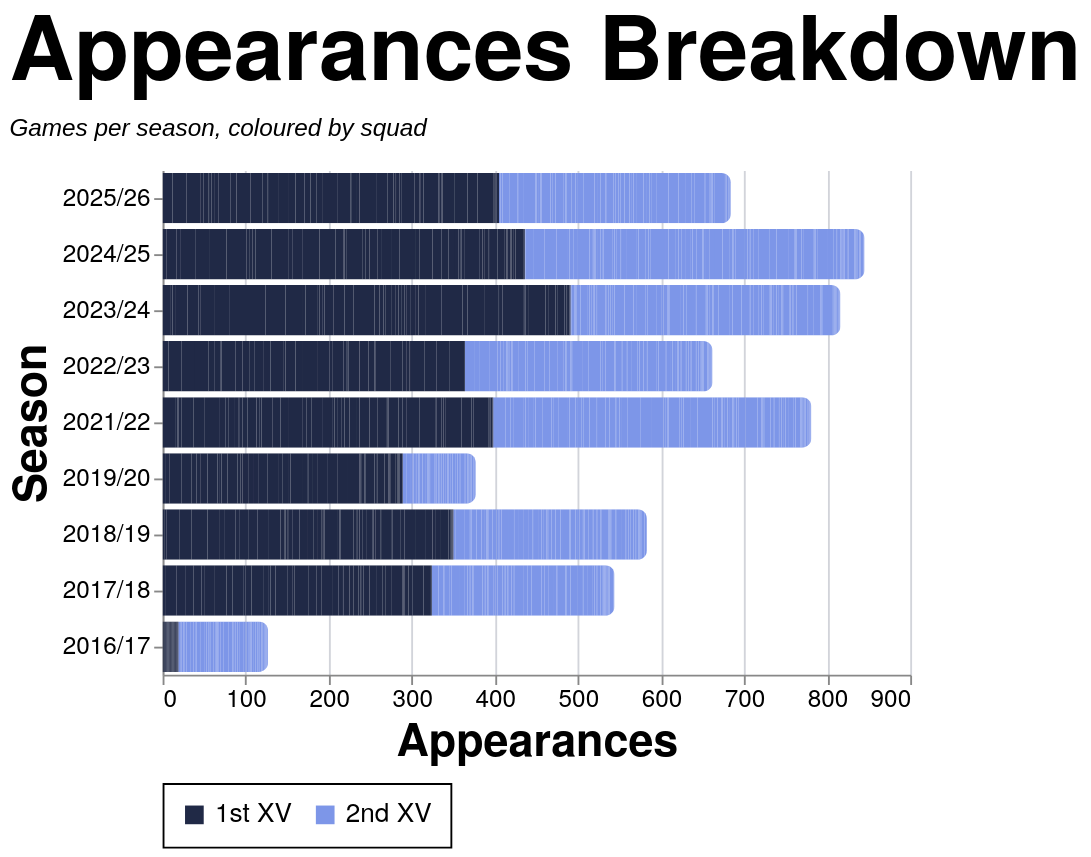

The Vega-Lite source for this figure:
### Vega-Lite specification from a JSON file in a GitHub repository (floating-point values rounded to 4 significant figures; data arrays with more than 128 entries replaced by an {"elided": "..."} marker saying what was removed)
{"config": {"axis": {"labelFont": "PT Sans Narrow, Helvetica Neue, Helvetica, Arial, sans-serif", "titleFont": "PT Sans Narrow, Helvetica Neue, Helvetica, Arial, sans-serif", "labelFontSize": 13, "titleFontSize": 24, "gridColor": "#202947", "gridOpacity": 0.2, "zindex": 1}, "text": {"font": "Lato, sans-serif"}, "bar": {"cornerRadiusEnd": 5}, "header": {"labelFont": "PT Sans Narrow, Helvetica Neue, Helvetica, Arial, sans-serif", "titleFont": "PT Sans Narrow, Helvetica Neue, Helvetica, Arial, sans-serif", "labelFontSize": 24, "titleFontSize": 28, "labelFontWeight": "bold", "orient": "left"}, "legend": {"labelFont": "PT Sans Narrow, Helvetica Neue, Helvetica, Arial, sans-serif", "titleFont": "PT Sans Narrow, Helvetica Neue, Helvetica, Arial, sans-serif", "labelFontSize": 14, "titleFontSize": 16, "titlePadding": 5, "fillColor": "white", "strokeColor": "black", "padding": 10, "titleFontWeight": "lighter", "titleFontStyle": "italic", "titleColor": "gray", "offset": 10}, "title": {"font": "PT Sans Narrow, Helvetica Neue, Helvetica, Arial, sans-serif", "fontSize": 48, "fontWeight": "bold", "anchor": "start", "align": "center", "titlePadding": 20, "subtitlePadding": 10, "subtitleFontSize": 13, "subtitleColor": "", "subtitleFontStyle": "italic", "offset": 15, "color": "black"}, "axisX": {"labelAngle": 0}, "facet": {"title": null, "header": null, "align": {"row": "each", "column": "each"}}, "resolve": {"scale": {"y": "independent", "facet": "independent"}}, "background": "transparent", "scale": {"offsetBandPaddingOuter": 0.2, "offsetBandPaddingInner": 0.1}, "view": {"stroke": null, "background": "transparent"}}, "data": {"name": "data-6958e1ddca88ff7036dc7c641f55c13a"}, "mark": {"type": "bar"}, "encoding": {"color": {"field": "color_value", "legend": {"orient": "bottom", "title": null}, "scale": {"domain": ["1st XV", "2nd XV"], "range": ["#202946", "#7d96e8"]}, "sort": {"field": "sum(apps)", "op": "sum", "order": "descending"}, "type": "nominal"}, "tooltip": [{"field": "player", "title": "Player", "type": "nominal"}, {"field": "season", "title": "Season", "type": "nominal"}, {"field": "color_value", "title": "Group", "type": "nominal"}, {"aggregate": "sum", "field": "apps", "title": "Appearances", "type": "quantitative"}], "x": {"aggregate": "sum", "field": "apps", "title": "Appearances", "type": "quantitative"}, "y": {"field": "season", "sort": {"field": "season_sort", "op": "max", "order": "descending"}, "title": "Season", "type": "nominal"}}, "height": {"step": 30}, "title": {"text": "Appearances Breakdown", "subtitle": "Games per season, coloured by squad"}, "width": 400, "$schema": "https://vega.github.io/schema/vega-lite/v5.20.1.json", "datasets": {"data-6958e1ddca88ff7036dc7c641f55c13a": {"elided": "2502 records"}}}
